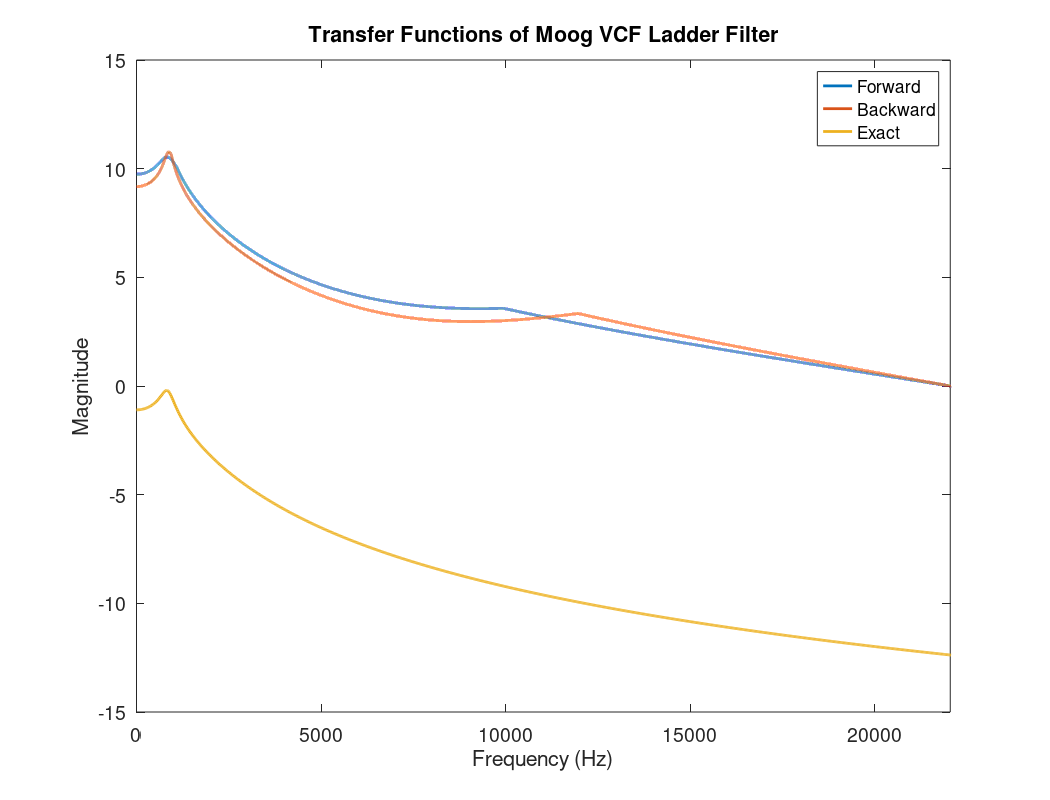

Here is the MATLAB script that generated this plot:
%~~~~~~~~~~~~~~~~~~~~~~~~~~~~~~~~~~~~~~~~~~~~~~~~~~~~~~~~~~~~~~~~~~~~~~~~~%
% Moog VCF Filter (Forward & Backward Approximations)
% 
% Author: Chad McKell
% Date: 27.03.17
%
% Description: This script uses forward and backward integrators to
% approximate the impulse response of a Moog VCF ladder filter. The
% approximated transfer functions are then compared with the exact
% calculation of a Moog VCF transfer function.
%~~~~~~~~~~~~~~~~~~~~~~~~~~~~~~~~~~~~~~~~~~~~~~~~~~~~~~~~~~~~~~~~~~~~~~~~~%
tic; close; clc; clear;

%~~~~~~~~~~~~~~~~~~~~~~~~~~~~~~~~~~~~~~~~~~~~~~~~~~~~~~~~~~~~~~~~~~~~~~~~~%
% Define global variables
%~~~~~~~~~~~~~~~~~~~~~~~~~~~~~~~~~~~~~~~~~~~~~~~~~~~~~~~~~~~~~~~~~~~~~~~~~%

SR = 44100; % sample rate [samples/sec]
k = 1/SR; % time step [sec]
f0 = 1000; % resonant frequency [Hz]
w0 = 2*pi*f0; % angular frequency [rad/sec]
r = 0.5; % tuning parameter (a number between 0 and 1) 
Tf = 3; % total time length of simulation [sec]
Nf = floor(Tf*SR); % total sample length of simulation [samples]
A = w0*[-1 0 0 -4*r; 1 -1 0 0; 0 1 -1 0; 0 0 1 -1]; % system matrix
b = w0*[1; 0; 0; 0]; % forcing vector
c = [0; 0; 0; 1]; % state mixture vector

%~~~~~~~~~~~~~~~~~~~~~~~~~~~~~~~~~~~~~~~~~~~~~~~~~~~~~~~~~~~~~~~~~~~~~~~~~%
% Error handling: Terminate code for the following errors
%~~~~~~~~~~~~~~~~~~~~~~~~~~~~~~~~~~~~~~~~~~~~~~~~~~~~~~~~~~~~~~~~~~~~~~~~~%

% r is out of bounds
if r > 1 || r < 0
   error('r must be a number in the range [0,1].')
end

% SR has a non-zero decimal
if rem(SR,1) ~= 0
   error('SR must be zero-decimal.')
end

% SR, f0, Tf, or r is not a number
if ~isfloat(SR) || ~isfloat(f0) || ~isfloat(Tf) || ~isfloat(r) 
   error('SR, f0, Tf, and r must each be a number.')
end

% SR, f0, Tf, or r is not real
if ~isreal(SR) || ~isreal(f0) || ~isreal(Tf) || ~isreal(r)   
   error('SR, f0, Tf, and r must each be real.')
end

%~~~~~~~~~~~~~~~~~~~~~~~~~~~~~~~~~~~~~~~~~~~~~~~~~~~~~~~~~~~~~~~~~~~~~~~~~%
%  Initialize the input sequence
%~~~~~~~~~~~~~~~~~~~~~~~~~~~~~~~~~~~~~~~~~~~~~~~~~~~~~~~~~~~~~~~~~~~~~~~~~%
u = zeros(Nf,1); 
u(1) = 1;

%~~~~~~~~~~~~~~~~~~~~~~~~~~~~~~~~~~~~~~~~~~~~~~~~~~~~~~~~~~~~~~~~~~~~~~~~~%
%  Implement forward integration method
%~~~~~~~~~~~~~~~~~~~~~~~~~~~~~~~~~~~~~~~~~~~~~~~~~~~~~~~~~~~~~~~~~~~~~~~~~%

% Initialize state vectors
xForward = zeros(4,1); % current time step
xForward1 = zeros(4,1); % one time step back

% Initialize output vector
yForward = zeros(Nf,1);

% Set coefficient
coef = eye(4) + k*A;

% Stability check: k is out of bounds
for n=0:3 
    
    % Compute real value of each eigen value of A
    eigen = real(w0*(-1 + sqrt(2)*r^(1/4)*exp(1i*(pi/4 + n*pi/2))));
    if eigen > 0
       error('The real part of each eigen value of A must be negative.')
    
    % Calculate stability condition
    else
        if k > -2/eigen
           error(['k cannot be greater than ' num2str(-2/eigen) '.'])
        end
    end
end

for n = 2:Nf
   
   % Main algorithm 
   xForward = coef*xForward1 + k*b*u(n-1);
   yForward(n) = c'*xForward;
   
   % Set value of xForward1 equal to next grid line
   xForward1 = xForward;
end

%~~~~~~~~~~~~~~~~~~~~~~~~~~~~~~~~~~~~~~~~~~~~~~~~~~~~~~~~~~~~~~~~~~~~~~~~~%
%  Implement backward integration method
%~~~~~~~~~~~~~~~~~~~~~~~~~~~~~~~~~~~~~~~~~~~~~~~~~~~~~~~~~~~~~~~~~~~~~~~~~%

% Initialize state vectors
xBackward = zeros(4,1); % current time step
xBackward1 = zeros(4,1); % one time step back

% Initialize output vector
yBackward = zeros(Nf,1);

% Compute coefficient Q
Q = eye(4) - k*A;

for n = 1:Nf
   
   % Main algorithm
   d = xBackward1 + k*b*u(n);
   xBackward = Q\d;
   yBackward(n) = c'*xBackward;
   
   % Set value of xBackward1 equal to next grid line
   xBackward1 = xBackward;
end

%~~~~~~~~~~~~~~~~~~~~~~~~~~~~~~~~~~~~~~~~~~~~~~~~~~~~~~~~~~~~~~~~~~~~~~~~~%
%  Compute transfer functions of forward and backward output signals
%~~~~~~~~~~~~~~~~~~~~~~~~~~~~~~~~~~~~~~~~~~~~~~~~~~~~~~~~~~~~~~~~~~~~~~~~~%

% Calculate Fourier transforms
U = fft(u);
YForward = fft(yForward);
YBackward = fft(yBackward);

% Compute transfer functions
HForward = U./YForward;
HBackward = U./YBackward;

% Convert to loglog form
HForwardLog = log(HForward) - max(log(HForward));
HBackwardLog = log(HBackward) - max(log(HBackward));

%~~~~~~~~~~~~~~~~~~~~~~~~~~~~~~~~~~~~~~~~~~~~~~~~~~~~~~~~~~~~~~~~~~~~~~~~~%
%  Compute exact transfer function
%~~~~~~~~~~~~~~~~~~~~~~~~~~~~~~~~~~~~~~~~~~~~~~~~~~~~~~~~~~~~~~~~~~~~~~~~~%

fmax = 22500;
fbin = 0:fmax/1000:fmax;
fnum = length(fbin);
Hexact = zeros(fnum,1);

for n = 1:fnum
    inv = (2*pi*1i*fbin(n)*eye(4)-A)\b;
    Hexact(n) = c'*inv;
end

%~~~~~~~~~~~~~~~~~~~~~~~~~~~~~~~~~~~~~~~~~~~~~~~~~~~~~~~~~~~~~~~~~~~~~~~~~%
% Define plotting parameters 
%~~~~~~~~~~~~~~~~~~~~~~~~~~~~~~~~~~~~~~~~~~~~~~~~~~~~~~~~~~~~~~~~~~~~~~~~~%

n = 0:Nf-1; % length bins [samples]
t = (n/SR)'; % time bins [sec]
fk = n'*SR/Nf; % frequency bins [Hz]
nyquist = SR/2; % Nyquist frequency [Hz]
font = 14; % font size for plots

%~~~~~~~~~~~~~~~~~~~~~~~~~~~~~~~~~~~~~~~~~~~~~~~~~~~~~~~~~~~~~~~~~~~~~~~~~%
% Generate plot of transfer functions
%~~~~~~~~~~~~~~~~~~~~~~~~~~~~~~~~~~~~~~~~~~~~~~~~~~~~~~~~~~~~~~~~~~~~~~~~~%

figure('units','normalized','outerposition',[0 0 1 1]);
orient landscape
plot(fk, abs(HBackwardLog), 'LineWidth', 2);
hold on
plot(fk, abs(HForwardLog), 'LineWidth', 2);
hold on
plot(fbin, real(log(Hexact)), 'LineWidth', 2);
xlim([0 nyquist]);
title('Transfer Functions of Moog VCF Ladder Filter');
xlabel('Frequency (Hz)'); 
ylabel('Magnitude');
legend('Forward', 'Backward', 'Exact')
set(gca,'fontsize',font)

%~~~~~~~~~~~~~~~~~~~~~~~~~~~~~~~~~~~~~~~~~~~~~~~~~~~~~~~~~~~~~~~~~~~~~~~~~%
% Check code efficiency
%~~~~~~~~~~~~~~~~~~~~~~~~~~~~~~~~~~~~~~~~~~~~~~~~~~~~~~~~~~~~~~~~~~~~~~~~~%
toc % print elapsed time


